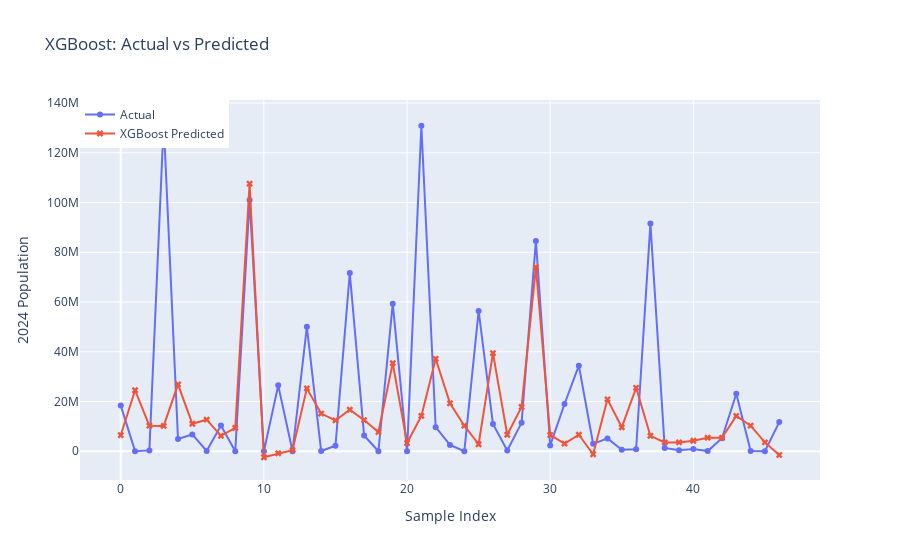

Notebook code for this chart:
### Markdown cell above
## XGBRegressor

### Code cell
%pip install xgboost

from xgboost import XGBRegressor
import plotly.graph_objects as go

# Train XGBoost model
xgb_model = XGBRegressor(random_state=42)
xgb_model.fit(X_train, y_train)
y_pred_xgb = xgb_model.predict(X_test)

fig = go.Figure()
fig.add_trace(go.Scatter(
    y=y_test.values[:50],
    mode='lines+markers',
    name='Actual',
    marker=dict(symbol='circle'),
    hovertext=[f"Actual: {val}" for val in y_test.values[:50]],
    hoverinfo='text+y'
))
fig.add_trace(go.Scatter(
    y=y_pred_xgb[:50],
    mode='lines+markers',
    name='XGBoost Predicted',
    marker=dict(symbol='x'),
    hovertext=[f"Predicted: {val:.0f}" for val in y_pred_xgb[:50]],
    hoverinfo='text+y'
))
fig.update_layout(
    title="XGBoost: Actual vs Predicted",
    xaxis_title="Sample Index",
    yaxis_title="2024 Population",
    legend=dict(x=0, y=1),
    hovermode='x unified'
)
fig.show()

### Figure 1 — Plotly figure (JSON) as saved in the notebook; plotly's stock layout.template omitted (floating-point values rounded to 4 significant figures)
{"data": [{"hoverinfo": "text+y", "hovertext": ["Actual: 18406359", "Actual: 55400", "Actual: 343195", "Actual: 132059767", "Actual: 4934507", "Actual: 6757689", "Actual: 104175", "Actual: 10336577", "Actual: 39471", "Actual: 100987686", "Actual: 11277", "Actual: 26498823", "Actual: 5628", "Actual: 50015092", "Actual: 81938", "Actual: 2201352", "Actual: 71668011", "Actual: 6332961", "Actual: 11258", "Actual: 59342867", "Actual: 46765", "Actual: 130861007", "Actual: 9676135", "Actual: 2538952", "Actual: 17695", "Actual: 56432944", "Actual: 10979783", "Actual: 308522", "Actual: 11427557", "Actual: 84552242", "Actual: 2337423", "Actual: 19015088", "Actual: 34427414", "Actual: 2973840", "Actual: 5169395", "Actual: 590506", "Actual: 819198", "Actual: 91567738", "Actual: 1358282", "Actual: 401283", "Actual: 878591", "Actual: 66205", "Actual: 5213944", "Actual: 23103565", "Actual: 84905", "Actual: 4389", "Actual: 11738763"], "marker": {"symbol": "circle"}, "mode": "lines+markers", "name": "Actual", "type": "scatter", "y": [18406359, 55400, 343195, 132059767, 4934507, 6757689, 104175, 10336577, 39471, 100987686, 11277, 26498823, 5628, 50015092, 81938, 2201352, 71668011, 6332961, 11258, 59342867, 46765, 130861007, 9676135, 2538952, 17695, 56432944, 10979783, 308522, 11427557, 84552242, 2337423, 19015088, 34427414, 2973840, 5169395, 590506, 819198, 91567738, 1358282, 401283, 878591, 66205, 5213944, 23103565, 84905, 4389, 11738763]}, {"hoverinfo": "text+y", "hovertext": ["Predicted: 6462122", "Predicted: 24527672", "Predicted: 10268920", "Predicted: 10195710", "Predicted: 26875360", "Predicted: 11065850", "Predicted: 12703505", "Predicted: 6212878", "Predicted: 9362655", "Predicted: 107549512", "Predicted: -2404377", "Predicted: -815070", "Predicted: 471454", "Predicted: 25282932", "Predicted: 15156204", "Predicted: 12427477", "Predicted: 16711818", "Predicted: 12529037", "Predicted: 7717289", "Predicted: 35428208", "Predicted: 3306917", "Predicted: 14214664", "Predicted: 37174596", "Predicted: 19280564", "Predicted: 10268920", "Predicted: 2826645", "Predicted: 39453404", "Predicted: 6641462", "Predicted: 17822148", "Predicted: 73973656", "Predicted: 6560358", "Predicted: 3093811", "Predicted: 6641462", "Predicted: -1190852", "Predicted: 20863682", "Predicted: 9622054", "Predicted: 25511528", "Predicted: 6212878", "Predicted: 3570762", "Predicted: 3570762", "Predicted: 4229184", "Predicted: 5447354", "Predicted: 5389314", "Predicted: 14214664", "Predicted: 10268920", "Predicted: 3570762", "Predicted: -1469789"], "marker": {"symbol": "x"}, "mode": "lines+markers", "name": "XGBoost Predicted", "type": "scatter", "y": [6462000.0, 24530000.0, 10270000.0, 10200000.0, 26880000.0, 11070000.0, 12700000.0, 6213000.0, 9363000.0, 107500000.0, -2404000.0, -815100.0, 471500.0, 25280000.0, 15160000.0, 12430000.0, 16710000.0, 12530000.0, 7717000.0, 35430000.0, 3307000.0, 14210000.0, 37170000.0, 19280000.0, 10270000.0, 2827000.0, 39450000.0, 6641000.0, 17820000.0, 73970000.0, 6560000.0, 3094000.0, 6641000.0, -1191000.0, 20860000.0, 9622000.0, 25510000.0, 6213000.0, 3571000.0, 3571000.0, 4229000.0, 5447000.0, 5389000.0, 14210000.0, 10270000.0, 3571000.0, -1470000.0]}], "layout": {"hovermode": "x unified", "legend": {"x": 0, "y": 1}, "title": {"text": "XGBoost: Actual vs Predicted"}, "xaxis": {"title": {"text": "Sample Index"}}, "yaxis": {"title": {"text": "2024 Population"}}}}
